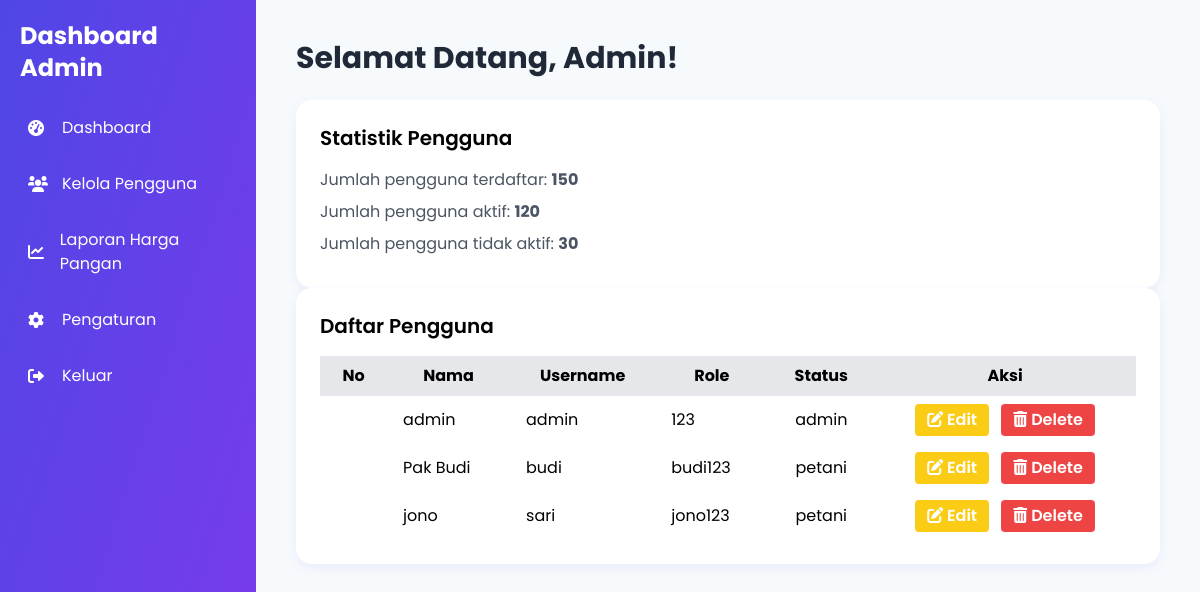
Screenshot of /admin/pengguna.php (signed in) with the database file from the repository.
### tables this page shows
CREATE TABLE `users` (
  `id` int NOT NULL,
  `nama` varchar(100) DEFAULT NULL,
  `username` varchar(50) DEFAULT NULL,
  `password` varchar(255) DEFAULT NULL,
  `role` enum('admin','petani','pedagang') DEFAULT 'petani'
);

### admin/pengguna.php (the view, shortened to what this page needs)
<!DOCTYPE html>
<html lang="id">
<head>
    <script src="https://cdn.tailwindcss.com"></script>
    <link rel="stylesheet" href="https://cdnjs.cloudflare.com/ajax/libs/font-awesome/6.0.0-beta3/css/all.min.css">
</head>
<body class="min-h-screen flex">
    <div class="sidebar w-64 h-screen p-5">
        <h2 class="text-2xl font-bold text-white mb-6">Dashboard Admin</h2>
        <nav>
            <ul>
                <li class="mb-4">
                    <a href="dashboard.php" class="flex items-center p-2 rounded hover:bg-purple-600">
                        <i class="fas fa-tachometer-alt icon"></i>
                        Dashboard
                    </a>
                </li>
                <li class="mb-4">
                    <a href="#" class="flex items-center p-2 rounded hover:bg-purple-600">
                        <i class="fas fa-users icon"></i>
                        Kelola Pengguna
                    </a>
                </li>
                <li class="mb-4">
                    <a href="#" class="flex items-center p-2 rounded hover:bg-purple-600">
                        <i class="fas fa-chart-line icon"></i>
                        Laporan Harga Pangan
                    </a>
                </li>
                <li class="mb-4">
                    <a href="#" class="flex items-center p-2 rounded hover:bg-purple-600">
                        <i class="fas fa-cog icon"></i>
                        Pengaturan
                    </a>
                </li>
                <li>
                    <a href="../logout.php" class="flex items-center p-2 rounded hover:bg-purple-600">
                        <i class="fas fa-sign-out-alt icon"></i>
                        Keluar
                    </a>
                </li>
            </ul>
        </nav>
    </div>
    <div class="flex-1 p-10">
        <h1 class="text-3xl font-bold text-gray-800 mb-6">Selamat Datang, Admin!</h1>
        <div class="card p-6">
            <h2 class="text-xl font-semibold mb-4">Statistik Pengguna</h2>
            <p class="text-gray-600 mb-2">Jumlah pengguna terdaftar: <strong>150</strong></p>
            <p class="text-gray-600 mb-2">Jumlah pengguna aktif: <strong>120</strong></p>
            <p class="text-gray-600 mb-2">Jumlah pengguna tidak aktif: <strong>30</strong></p>
        </div>
        <div class="card p-6">
            <h2 class="text-xl font-semibold mb-4">Daftar Pengguna</h2>
            <table class="min-w-full table-auto">
                <thead>
                    <tr class="bg-gray-200">
                        <th class="px-4 py-2">No</th>
                        <th class="px-4 py-2">Nama</th>
                        <th class="px-4 py-2">Username</th>
                        <th class="px-4 py-2">Role</th>
                        <th class="px-4 py-2">Status</th>
                        <th class="px-4 py-2">Aksi</th>
                    </tr>
                </thead>
                <tbody>
                    <?php
                        require_once __DIR__. "/../koneksi/conn.php";
                        $sql_query = "SELECT * FROM users";
                        if ($result = $conn ->query($sql_query)) {
                            while ($row = $result -> fetch_assoc()) {
                                $id = $row['id_users'];
                                $name = $row['nama'];
                                $username = $row['username'];
                                $password = $row['password'];
                                $role = $row['role'];
                    ?>
                    <tr class="trow">
                        <td class="px-4 py-2 text-center"><?php echo $id; ?></td>
                        <td class="px-4 py-2"><?php echo $name; ?></td>
                        <td class="px-4 py-2"><?php echo $username; ?></td>
                        <td class="px-4 py-2"><?php echo $password; ?></td>
                        <td class="px-4 py-2 text-center"><?php echo $role; ?></td>
                        <td class="px-4 py-2 text-center">
                            <a href="update.php?id=<?php echo $id; ?>" class="inline-block bg-yellow-400 hover:bg-yellow-500 text-white font-semibold py-1 px-3 rounded mr-2 transition duration-200" title="Edit">
                                <i class="fas fa-edit"></i> Edit
                            </a>
                            <a href="delete.php?id=<?php echo $id; ?>" class="inline-block bg-red-500 hover:bg-red-600 text-white font-semibold py-1 px-3 rounded transition duration-200" title="Delete" onclick="return confirm('Yakin ingin menghapus pengguna ini?');">
                                <i class="fas fa-trash-alt"></i> Delete
                            </a>
                        </td>
                    </tr>
                    <?php
                            }
                        }
                    ?>
                </tbody>
            </table>
        </div>
    </div>
</body>
</html>

### admin/pengguna.php (style rules this page uses)
body { font-family: 'Poppins', sans-serif; background-color: #f7fafc; }
.sidebar { background: linear-gradient(to bottom right, #4f46e5, #7c3aed); }
.sidebar a { color: white; transition: background 0.3s; }
.sidebar .icon { width: 24px; margin-right: 10px; }
.sidebar h2 { font-size: 1.5rem; }
.card { background: #fff; border-radius: 1rem; box-shadow: 0 4px 12px rgba(79, 70, 229, 0.08); transition: box-shadow 0.3s; }

### rows the page displays
users: nama "admin", username "admin", password "123", role "admin"
users: nama "Pak Budi", username "budi", password "budi123", role "petani"
users: nama "jono", username "sari", password "jono123", role "petani"
